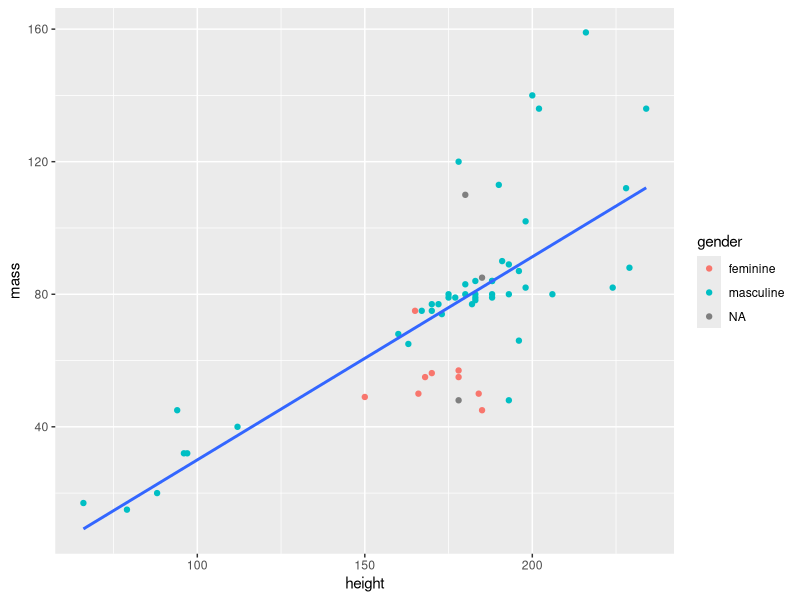

This figure's R source:
## ---- chunk 1
library(tidyverse)
## ---- chunk 2
#| echo: false
#| warning: false
starwars %>% 
  filter(mass < 500) %>% 
  ggplot(aes(height, mass)) +
  geom_point(aes(color = gender)) +
  geom_smooth(method = lm, se = FALSE)
